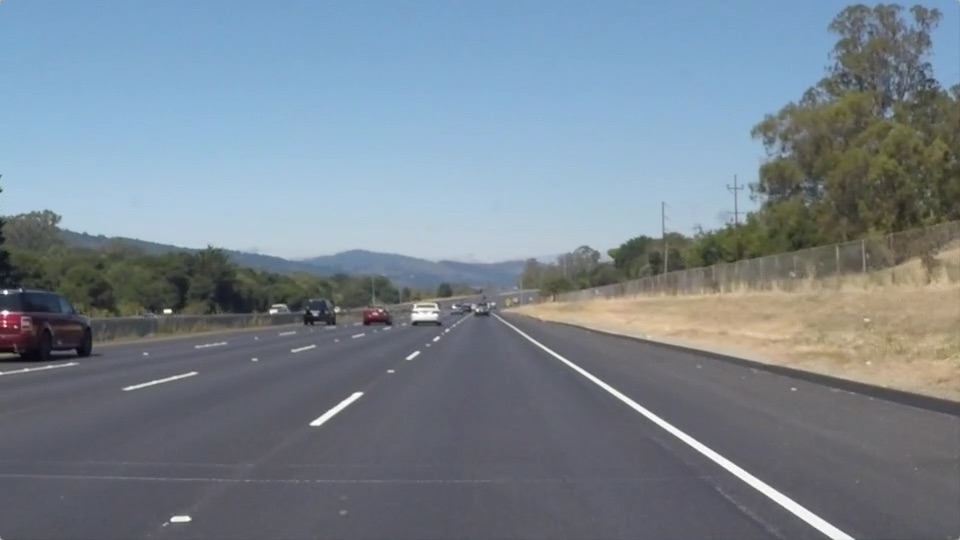
#> input picture test_images/solidWhiteRight.jpg, 960 x 540 px
$ jupyter execute --allow-errors P1.ipynb   (shell and % lines are left out)
#> lines starting #> are read from the running program, lines starting #| are printed output that depends on the picture; after the words box and inside, x2 and y2 are one past the last pixel; in counts of white or black regions, pixels touching at a corner belong together
# Self-Driving Car Engineer Nanodegree

## Project: **Finding Lane Lines on the Road**
***
In this project, you will use the tools you learned about in the lesson to identify lane lines on the road.  You can develop your pipeline on a series of individual images, and later apply the result to a video stream (really just a series of images). Check out the video clip "raw-lines-example.mp4" (also contained in this repository) to see what the output should look like after using the helper functions below.

Once you have a result that looks roughly like "raw-lines-example.mp4", you'll need to get creative and try to average and/or extrapolate the line segments you've detected to map out the full extent of the lane lines.  You can see an example of the result you're going for in the video "P1_example.mp4".  Ultimately, you would like to draw just one line for the left side of the lane, and one for the right.

In addition to implementing code, there is a brief writeup to complete. The writeup should be completed in a separate file, which can be either a markdown file or a pdf document. There is a [write up template](https://github.com/udacity/CarND-LaneLines-P1/blob/master/writeup_template.md) that can be used to guide the writing process. Completing both the code in the Ipython notebook and the writeup template will cover all of the [rubric points](https://review.udacity.com/#!/rubrics/322/view) for this project.

---
Let's have a look at our first image called 'test_images/solidWhiteRight.jpg'.  Run the 2 cells below (hit Shift-Enter or the "play" button above) to display the image.

**Note: If, at any point, you encounter frozen display windows or other confounding issues, you can always start again with a clean slate by going to the "Kernel" menu above and selecting "Restart & Clear Output".**

---

**The tools you have are color selection, region of interest selection, grayscaling, Gaussian smoothing, Canny Edge Detection and Hough Tranform line detection.  You  are also free to explore and try other techniques that were not presented in the lesson.  Your goal is piece together a pipeline to detect the line segments in the image, then average/extrapolate them and draw them onto the image for display (as below).  Once you have a working pipeline, try it out on the video stream below.**

---

<figure>

 <figcaption>
 <p></p>
 <p style="text-align: center;"> Your output should look something like this (above) after detecting line segments using the helper functions below </p>
 </figcaption>
</figure>
 <p></p>
<figure>

 <figcaption>
 <p></p>
 <p style="text-align: center;"> Your goal is to connect/average/extrapolate line segments to get output like this</p>
 </figcaption>
</figure>

**Run the cell below to import some packages.  If you get an `import error` for a package you've already installed, try changing your kernel (select the Kernel menu above --> Change Kernel).  Still have problems?  Try relaunching Jupyter Notebook from the terminal prompt.  Also, see [this forum post](https://carnd-forums.udacity.com/cq/viewquestion.action?spaceKey=CAR&id=29496372&questionTitle=finding-lanes---import-cv2-fails-even-though-python-in-the-terminal-window-has-no-problem-with-import-cv2) for more troubleshooting tips.**

## Import Packages

[cell 1]
#importing some useful packages
import matplotlib.pyplot as plt
import matplotlib.image as mpimg
import numpy as np
import cv2

## Read in an Image

[cell 2]
#reading in an image
image = mpimg.imread('test_images/solidWhiteRight.jpg')
#> image is the input picture: shape (540, 960, 3); mean R, G, B 120.3, 132.6, 143.7

#printing out some stats and plotting
print('This image is:', type(image), 'with dimensions:', image.shape)
#| This image is: <class 'numpy.ndarray'> with dimensions: (540, 960, 3)
plt.imshow(image)  # if you wanted to show a single color channel image called 'gray', for example, call as plt.imshow(gray, cmap='gray')

## Ideas for Lane Detection Pipeline

**Some OpenCV functions (beyond those introduced in the lesson) that might be useful for this project are:**

`cv2.inRange()` for color selection
`cv2.fillPoly()` for regions selection
`cv2.line()` to draw lines on an image given endpoints
`cv2.addWeighted()` to coadd / overlay two images
`cv2.cvtColor()` to grayscale or change color
`cv2.imwrite()` to output images to file
`cv2.bitwise_and()` to apply a mask to an image

**Check out the OpenCV documentation to learn about these and discover even more awesome functionality!**

## Helper Functions

Below are some helper functions to help get you started. They should look familiar from the lesson!

[cell 3]
import math

# [7 lines left out: function grayscale, not called in this run]
    # Or use BGR2GRAY if you read an image with cv2.imread()
    # return cv2.cvtColor(img, cv2.COLOR_BGR2GRAY)

def canny(img, low_threshold, high_threshold):
    """Applies the Canny transform"""
    return cv2.Canny(img, low_threshold, high_threshold)

def gaussian_blur(img, kernel_size):
    """Applies a Gaussian Noise kernel"""
    return cv2.GaussianBlur(img, (kernel_size, kernel_size), 0)

# [72 lines left out: functions region_of_interest, draw_lines, hough_lines, weighted_img, not called in this run]

## Test Images

Build your pipeline to work on the images in the directory "test_images"
**You should make sure your pipeline works well on these images before you try the videos.**

[cell 4]
import os
os.listdir("test_images/")

## Build a Lane Finding Pipeline

Build the pipeline and run your solution on all test_images. Make copies into the `test_images_output` directory, and you can use the images in your writeup report.

Try tuning the various parameters, especially the low and high Canny thresholds as well as the Hough lines parameters.

[cell 5]
# TODO: Build your pipeline that will draw lane lines on the test_images
# then save them to the test_images directory.
img = mpimg.imread("test_images/whiteCarLaneSwitch.jpg")
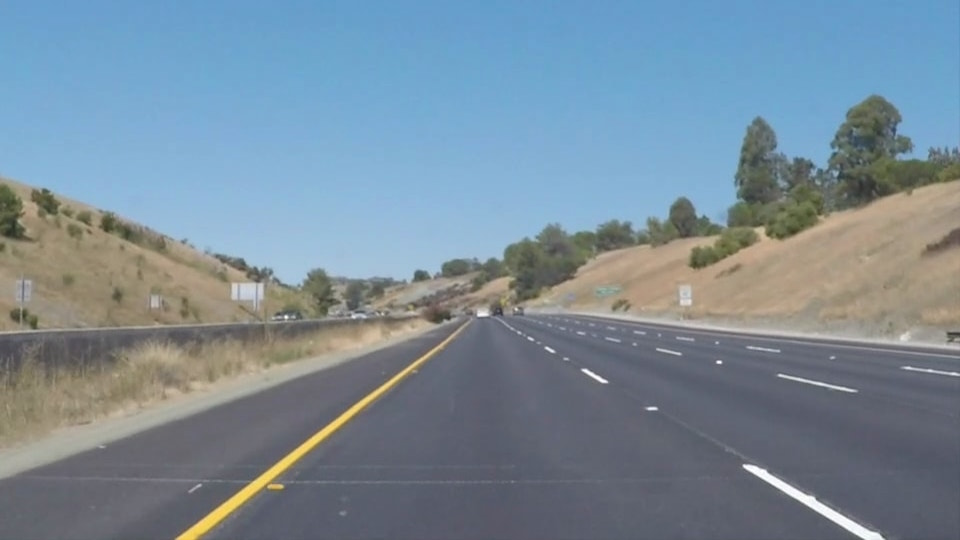
#> input picture test_images/whiteCarLaneSwitch.jpg, 960 x 540 px
#> img is the input picture: shape (540, 960, 3); mean R, G, B 121.2, 139.4, 152.9
gray = cv2.cvtColor(img, cv2.COLOR_RGB2GRAY)
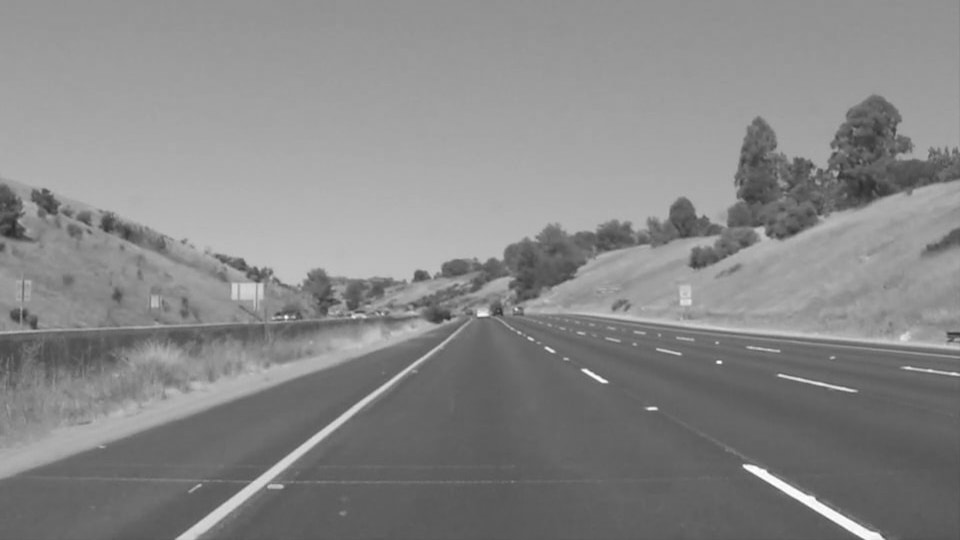
#> gray: shape (540, 960); min 42, max 255, mean 135.5
line_image = np.copy(img)*0
#> line_image: shape (540, 960, 3); every value is 0
kernel_size = 5
blur = cv2.GaussianBlur(gray,(kernel_size, kernel_size),0)
low_threshold = 50
high_threshold = 150
canny_image = cv2.Canny(blur, low_threshold, high_threshold)
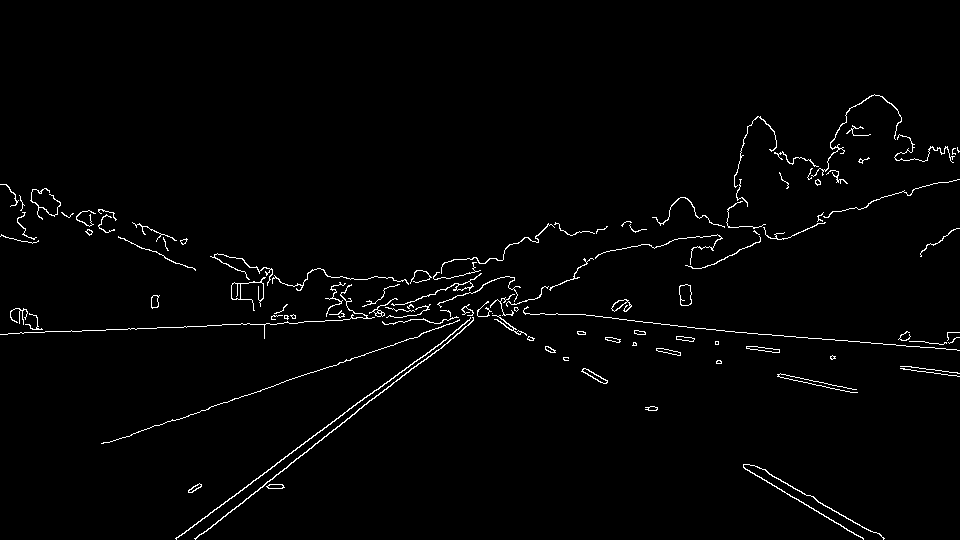
#> canny_image: shape (540, 960); 1.7% white in thin lines or dots, all inside (x1, y1, x2, y2) = (0, 94, 960, 540)

mask = np.zeros_like(canny_image)
ignore_mask_color = 255

imshape = img.shape
#> imshape = (540, 960, 3)
vertices = np.array([[(130, imshape[0]), (430, 330), (530, 330), (920, imshape[0])]], dtype = np.int32)
#vertices = np.array([[(0, 100), (0, 0), (100, 0), (100, 100)]], dtype = np.int32)
cv2.fillPoly(mask, vertices, ignore_mask_color)
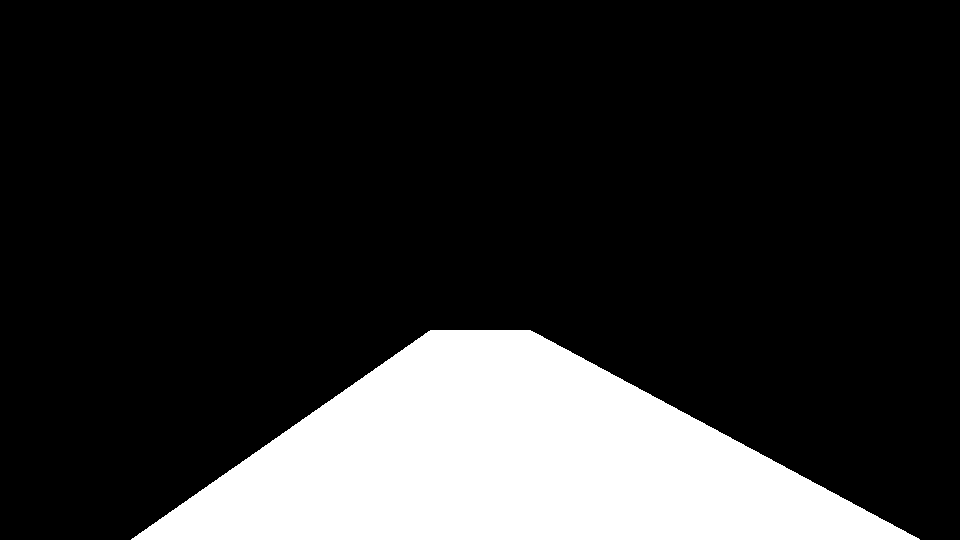
#> mask: shape (540, 960); 18.1% white; 1 white region, box (x1, y1, x2, y2) and area: (131, 330, 920, 540) 93585
masked_edges = cv2.bitwise_and(canny_image, mask)
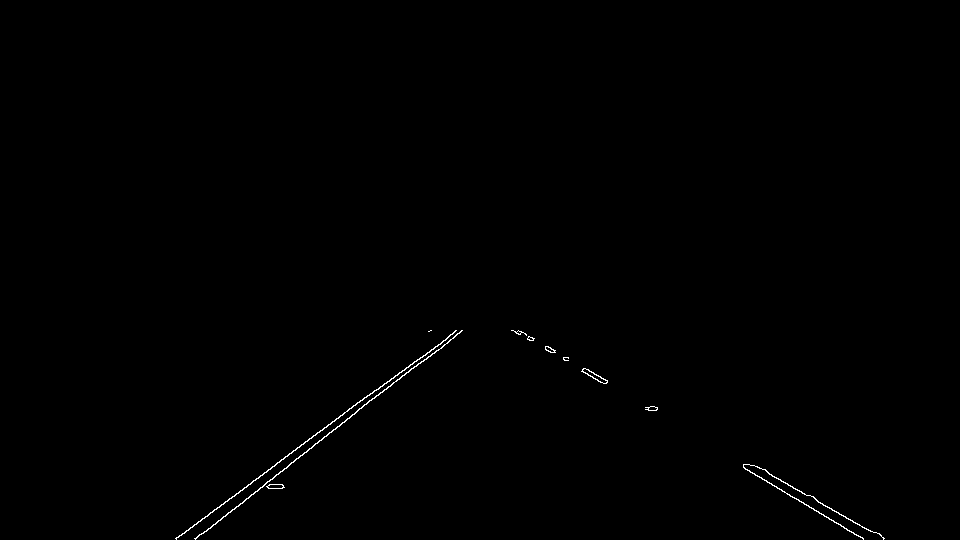
#> masked_edges: shape (540, 960); 0.31% white in thin lines or dots, all inside (x1, y1, x2, y2) = (175, 330, 885, 540)
rho = 1
theta = np.pi/180
threshold = 30
min_line_length = 1
max_line_gap = 1
lines = cv2.HoughLinesP(masked_edges, rho, theta, threshold, np.array([]), min_line_length, max_line_gap)
#> lines = 37 rows, first 6: [378, 395, 393, 383], [355, 412, 372, 398], [176, 538, 320, 430], [287, 466, 368, 402], [816, 500, 873, 532], [792, 496, 863, 538]
for line in lines:
    for x1, y1, x2, y2 in line:
        cv2.line(line_image, (x1,y1), (x2,y2), [255,0,0], 10)
#> this loop made 37 passes
#> line on passes 1 to 12: [[378, 395, 393, 383]], [[355, 412, 372, 398]], [[176, 538, 320, 430]], [[287, 466, 368, 402]], [[816, 500, 873, 532]], [[792, 496, 863, 538]], [[231, 498, 376, 389]], [[243, 501, 255, 491]], [[230, 512, 250, 496]], [[743, 467, 838, 524]], [[448, 336, 450, 334]], [[585, 368, 607, 381]]
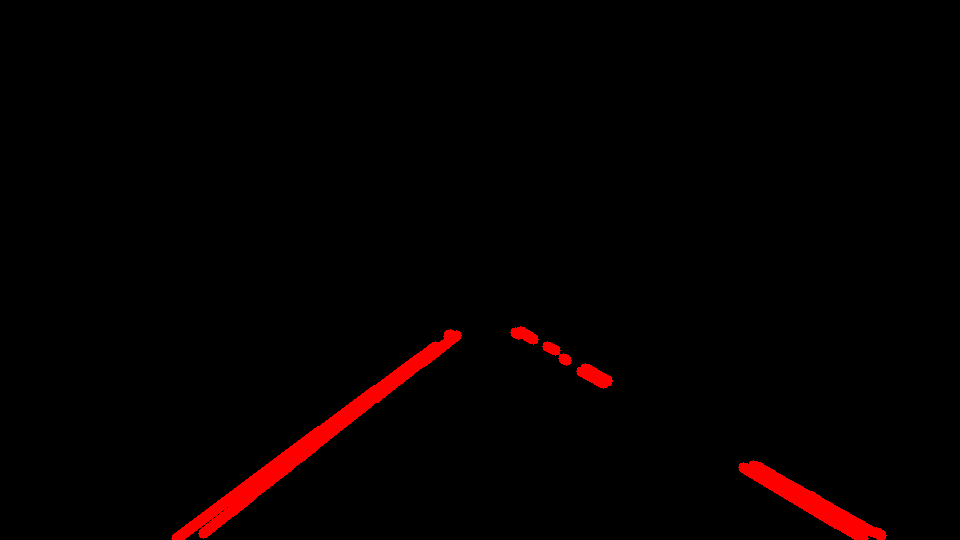
#> line_image: shape (540, 960, 3); mean R, G, B 5, 0, 0
Color_edge = np.dstack((canny_image, canny_image, canny_image))
combo = cv2.addWeighted(Color_edge, 0.8, line_image, 1, 0)
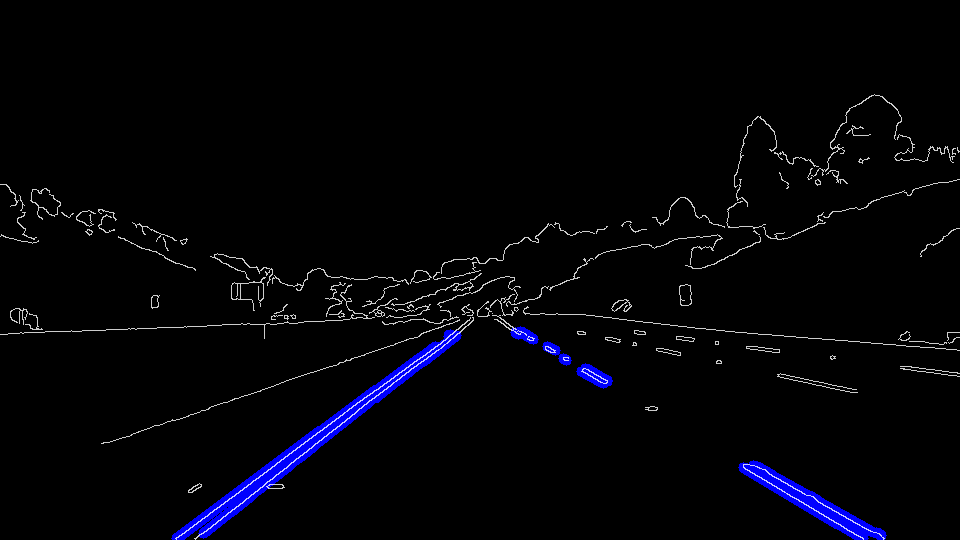
#> combo: shape (540, 960, 3); mean of channels 0, 1, 2 7.9, 3.5, 3.5; drawn as B, G, R
plt.imshow(combo)
plt.show()
